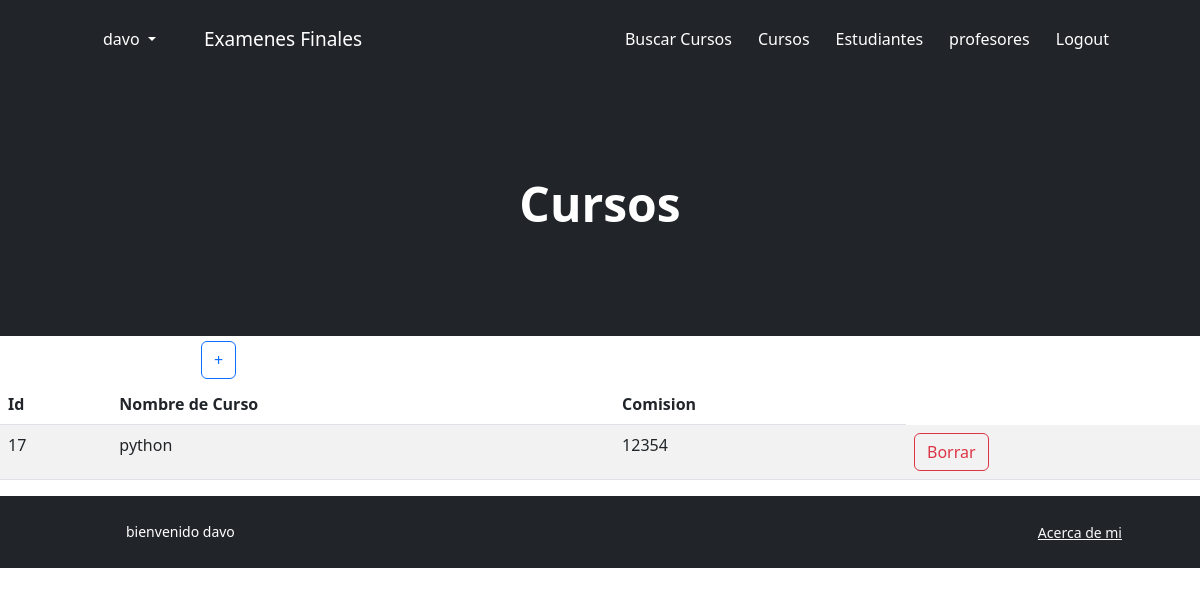
Screenshot of /aplicacion/cursos/ (signed in) with the database file from the repository.
### aplicacion/models.py (models this page shows, shortened)
class Curso(models.Model):
    nombre = models.CharField(max_length=50)
    comision = models.IntegerField()

### aplicacion/views.py (the view)
# urls.py: path('cursos/', cursos, name="cursos"),
def cursos(request):
    contexto = {'cursos': Curso.objects.all()}
    return render(request, "aplicacion/cursos.html", contexto)

### aplicacion/templates/aplicacion/cursos.html
{% extends 'aplicacion/home.html' %}
{% block titulo %}
    <h1 class="display-5 fw-bolder text-white mb-2" >Cursos</h1>
{% endblock titulo %}
{% block contenido %}
<table>
    <tr>
        <td width="200"><h2>Cursos</h2></td>
        <td>
            <a
            href="{% url 'cursoForm' %}"
            ><button type="button" class="btn btn-outline-primary">+</button></a>
        </td>
    </tr>
</table>
    <table class="table table-striped">
        <thead>
            <tr>
                <th>Id</th>
                <th>Nombre de Curso</th>
                <th>Comision</th>
            </tr>
        </thead>
        <tbody>
    {% for c in cursos  %}
            <tr>
                <td>{{ c.id }}</td>
                <td>{{ c.nombre }}</td>
                <td>{{ c.comision }}</td>
                <td>
                    <a
                      href="{% url 'cursoBorrar' c.id %}">
                      <button type="button" class="btn btn-outline-danger">Borrar</button>
                    </a>
                  </td>
            </tr>
    {% endfor %}
        </tbody>
    </table>
{% endblock contenido %}

### aplicacion/templates/aplicacion/home.html (shortened to what this page needs)
<!DOCTYPE html>
<html lang="en">
    <head>
        {% load static %}
        <link href="https://cdn.jsdelivr.net/npm/bootstrap-icons@1.4.1/font/bootstrap-icons.css" rel="stylesheet" />
        <link href="{% static "css/styles.css" %} " rel="stylesheet" />
    </head>
    <body>
        <nav class="navbar navbar-expand-lg navbar-dark bg-dark">
            <div class="container px-5">
                <nav class="navbar navbar-expand-lg navbar-dark bg-dark">
                    <div class="container-fluid">
                      <div class="collapse navbar-collapse" id="navbarNavDarkDropdown">
                          <ul class="navbar-nav">
                            {% if user.is_authenticated %}
                          <li class="nav-item dropdown">
                            <button class="btn btn-dark dropdown-toggle" data-bs-toggle="dropdown" aria-expanded="false">
                              {{user.username}}
                            </button>
                              {% endif %}
                          </li>
                        </ul>
                      </div>
                    </div>
                  </nav>
                <a class="nav-link" href="{% url "home" %}"><p class="btn btn-dark" style="font-size: 19px; margin: 10px">Examenes Finales</p></a>
                <div class="collapse navbar-collapse" id="navbarSupportedContent">
                    <ul class="navbar-nav ms-auto mb-2 mb-lg-0">
                        {% if user.is_authenticated  %}
                        <li class="nav-item"><a class="btn btn-dark" href="{% url "buscar" %}">Buscar Cursos</a></li>
                        <li class="nav-item"><a class="btn btn-dark" aria-current="page" href="{% url "cursos" %}">Cursos</a></li>
                        <li class="nav-item"><a class="btn btn-dark" href="{% url "estudiantes" %}">Estudiantes</a></li>
                        <li class="nav-item"><a class="btn btn-dark" href="{% url "profesores" %}">profesores</a></li>
                        <li class="nav-item"><form method="post" action="{% url 'logout' %}">
                            <button type="submit" class="btn btn-dark">Logout</button>
                        </form>
                        </li>
                        {% else %}
                        <li class="nav-item"><a class="nav-link" href="{% url "login" %}">login</a></li>
                        <li class="nav-item"><a class="nav-link" href="{% url "register" %}">registro</a></li>
                        {% endif %}
                    </ul>
                </div>
            </div>
        </nav>
        <header class="bg-dark py-5">
            <div class="container px-5">
                <div class="row gx-5 justify-content-center">
                    <div class="col-lg-6">
                        <div class="text-center my-5">
                            <div class="d-grid gap-3 d-sm-flex justify-content-sm-center">
                                {% block titulo %}{% endblock titulo %}
                            </div>
                        </div>
                    </div>
                </div>
            </div>
        </header>
        {% block contenido %}
        {% endblock contenido %}
        <footer class="bg-dark py-4 mt-auto">
            <div class="container px-5">
                <div class="row align-items-center justify-content-between flex-column flex-sm-row">
                    <div class="col-auto"><div class="small m-0 text-white">
                        {% block footer %}
                        {% if user.is_authenticated %}
                            <div class="container px-5"><p class="m-0 text-center text-white">bienvenido {{user.username}}</p></div>
                        {% else %}
                            <div class="container px-5"><p class="m-0 text-center text-white">registrese para ver todas las funciones</p></div>
                        {% endif %}
                        {% endblock footer %}</div></div>
                    <div class="col-auto">
                        <a class="link-light small" href="{% url "acerca_de_mi" %}">Acerca de mi</a>
                    </div>
                </div>
            </div>
        </footer>
    </body>
</html>

### rows the page displays
Curso: id "17", nombre "python", comision "12354"

### other values shown
{{ user.username }} "davo"
